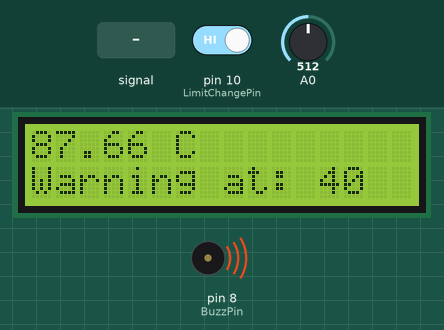
The program below on a simulated Arduino Uno, built with avr-gcc and run on an emulated ATmega328P. On the bench: 16×2 character LCD, buzzer (waves = sounding). The test bench sets the inputs (shaded band); at power-on: A0 = 512, pin 10 (LimitChangePin) HIGH. What the program prints to the serial monitor is not drawn.

Above: at 2.2 s.
2.3 s: A0 fed a 50 Hz sine of ±306 counts around its level
At 4.8 s:
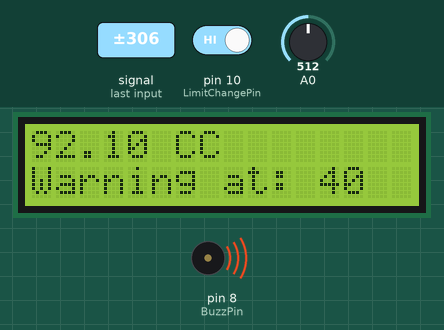
5.3 s: A0 set to 851
At 7.2 s:
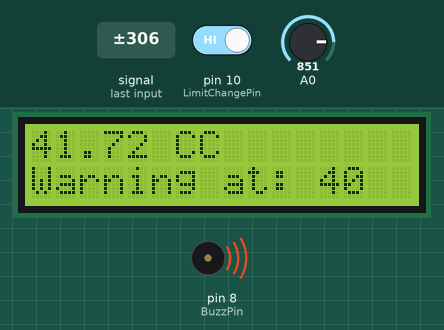
7.5 s: A0 set to 873
At 9.3 s:
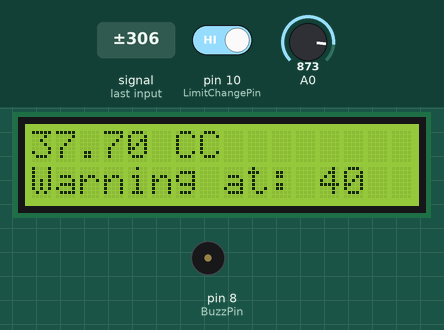
9.6 s: pin 10 (LimitChangePin) driven LOW
At 9.97 s:
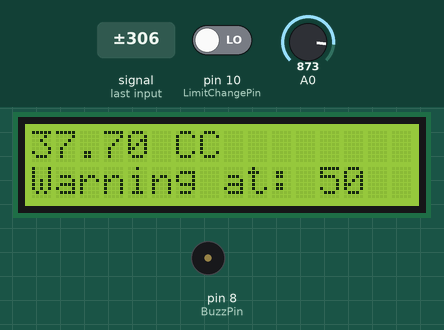
11.2 s: A0 set to 964
At 12.2 s:
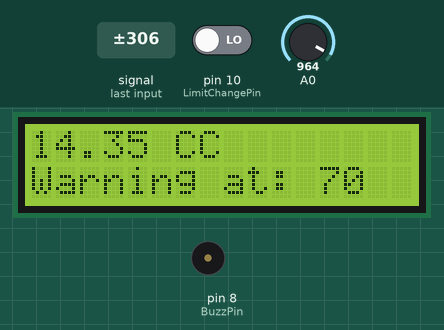
13.6 s: A0 set to 982
At 14.27 s:
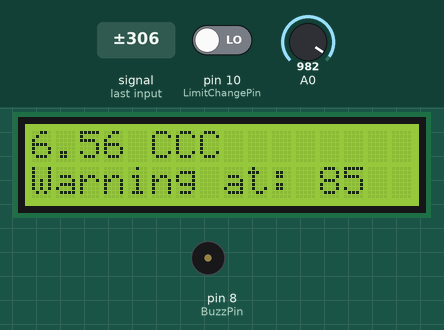
Timing chart, 0 to 16.6 s (numbered marks = the images above; inputs shaded):
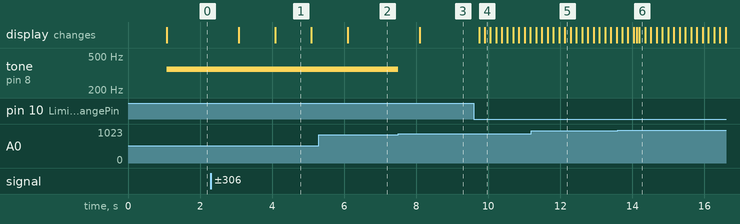

Measured:
- the behaviour switches between 860 and 861 on A0 (found by bisection; images 2 and 3)
- the behaviour switches between 974 and 975 on A0 (found by bisection; images 5 and 6)
- after the input at 2.3 s, the display: first changes after 0.78 s (image 1 shows a later state)
- after the input at 7.5 s, tone on pin 8 (BuzzPin): 349 Hz → silent at once; the display: changes after 0.60 s (image 3)
- after the input at 9.6 s, the display: first changes after 0.15 s (image 4 shows a later state)
- after the input at 13.6 s, the display: first differs from a run without the input after 0.53 s (image 6 shows a later state)
- what the display in image 1 shows lasts 1.0 s, from 4.1 s to 5.1 s

The program:

main.cpp
```cpp
#include <Arduino.h>
#include <LiquidCrystal.h>

// Thermistor parameters from the datasheet
#define RT0 100000
#define B 3950

// Our series resistor value = 10 kΩ
#define R 10000

// Variables for calculations
float thermistorResistance, voltageAcrossResistor, ln, temperature, T0, voltageAcrossThermistor;

const int BuzzPin = 8;
const int LimitChangePin = 10;
int limitIndex = 0;
int limits[] = {40, 45, 50, 55, 60, 65, 70, 75, 80, 85};
const int LimitsCount = 9;
const int ButtonDepressDebounceLimit = 300;
unsigned long buttonPresses = 0;
unsigned long lastPress = millis();
unsigned int pressWait = 800;
unsigned long lastPrinted = millis();
const unsigned int PrintDelay = 1000;

LiquidCrystal lcd(12, 11, 5, 4, 3, 2);

void setup() {
  Serial.begin(9600);
  lcd.begin(16, 2);
  pinMode(BuzzPin, OUTPUT);
  pinMode(LimitChangePin, INPUT_PULLUP);
  // Convert T0 from Celsius to Kelvin
  T0 = 25 + 273.15;
  lcd.print("hello");
  delay(1000);
  lcd.setCursor(0, 2);
  lcd.print("Warning at: " + String(limits[limitIndex]));
}

void PlayTone()
{
  tone(BuzzPin, 349);
}

void StopTone()
{
  noTone(BuzzPin);
}

void UpdateWarning()
{
  lcd.setCursor(0, 2);
  lcd.print("Warning at: " + String(limits[limitIndex]));
}

void PrintTemperature()
{
  Serial.print("Temperature: ");
  // Display in Celsius
  Serial.print(temperature);
  Serial.println("C\t");
  lcd.setCursor(0, 0);
  lcd.print(String(temperature) + " C");
  UpdateWarning();
}

void DetectButtonPress()
{
  if (lastPress < millis() - pressWait) buttonPresses = 0;
  if (digitalRead(LimitChangePin) == LOW)
  {
    buttonPresses++;
    lastPress = millis();
  }

  if (buttonPresses < ButtonDepressDebounceLimit)
  {
    return;
  }

  limitIndex++;
  if (limitIndex > LimitsCount) limitIndex = 0;
  buttonPresses = 0;
  UpdateWarning();
}

void CalculateTemperature()
{
  // Read the voltage across the thermistor
  voltageAcrossThermistor = (5.00 / 1023.00) * analogRead(A0);
  //Serial.print("voltage on thermistor: ");
  //Serial.println(voltageAcrossThermistor);

  // Calculate the voltage across the resistor
  voltageAcrossResistor = 5.00 - voltageAcrossThermistor;
  //Serial.print("voltage on resistor: ");
  //Serial.println(voltageAcrossResistor);

  // Calculate resistance of the thermistor
  thermistorResistance = voltageAcrossThermistor / (voltageAcrossResistor / R);
  //Serial.print("resistance of thermistor: ");
  //Serial.println(thermistorResistance);

  // Calculate temperature from thermistor resistance
  ln = log(thermistorResistance / RT0);
  temperature = (1 / ((ln / B) + (1 / T0)));

  // Convert to Celsius
  temperature = temperature - 273.15;
}

void loop()
{
  DetectButtonPress();
  CalculateTemperature();
  if (millis() - PrintDelay > lastPrinted)
  {
    PrintTemperature();
    lastPrinted = millis();
  }

  if (temperature > limits[limitIndex])
  {
    PlayTone();
    return;
  }

  StopTone();
}
```
